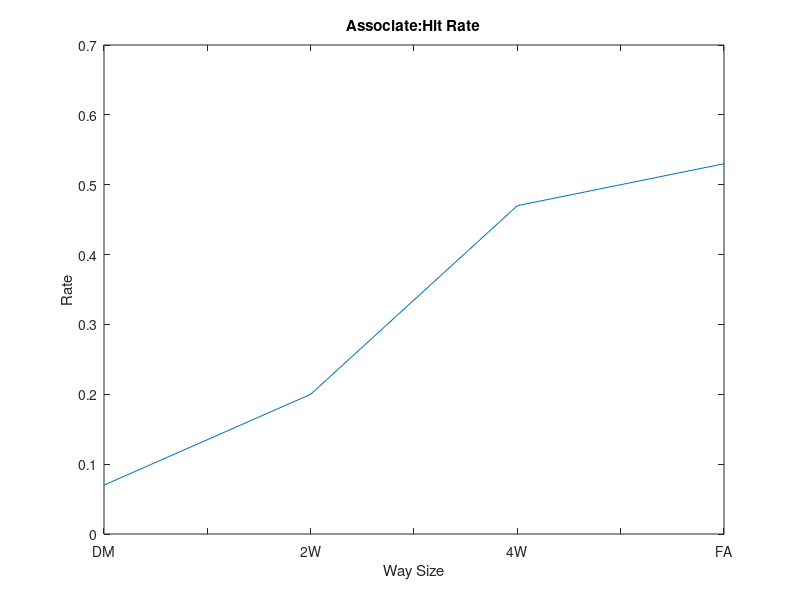
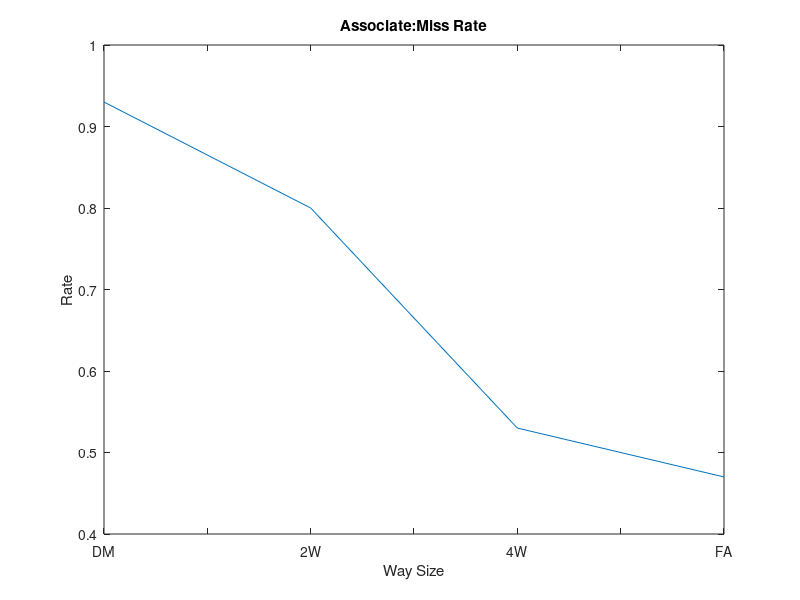
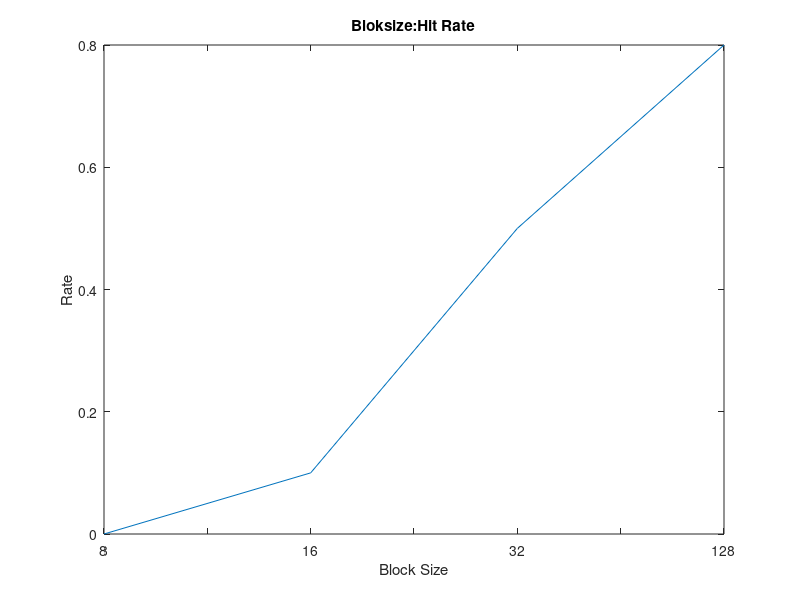
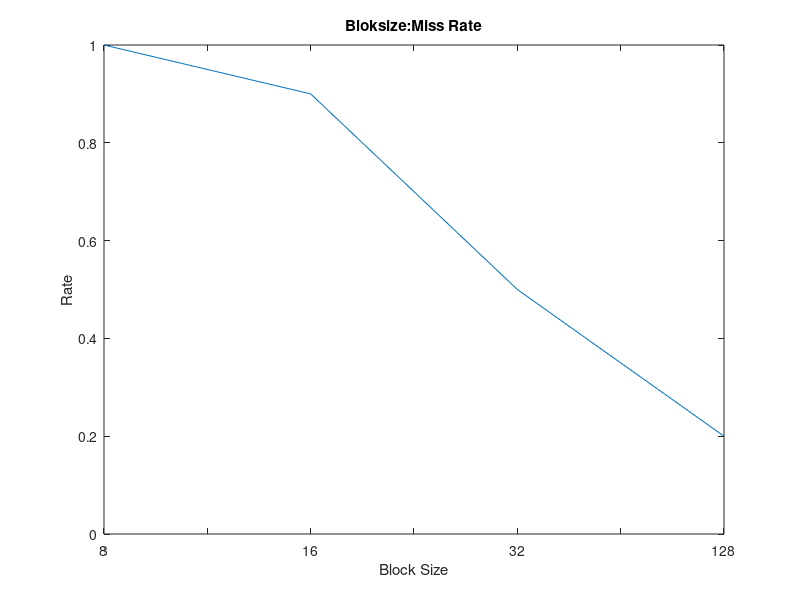

Recreate these plots in MATLAB, in order.
close all
clc
clear
hitrate=[0.07 0.20 0.47 0.53];
type=[1 2 3 4];
figure,plot(type,hitrate);
title("Associate:Hit Rate")
xticklabels({'DM','','2W','','4W','','FA'})
xlabel("Way Size")
ylabel("Rate")
missrate=1.-hitrate;
figure,plot(type,missrate);
title("Associate:Miss Rate")
xticklabels({'DM','','2W','','4W','','FA'})
xlabel("Way Size")
ylabel("Rate")

blockhitrate=[0.00 0.10 0.50 0.80];
figure,plot(type,blockhitrate);
title("Bloksize:Hit Rate")
xticklabels({'8','','16','','32','','128'})
xlabel("Block Size")
ylabel("Rate")
blockmissrate=1.-blockhitrate;
figure,plot(type,blockmissrate);
title("Bloksize:Miss Rate")
xticklabels({'8','','16','','32','','128'})
xlabel("Block Size")
ylabel("Rate")


